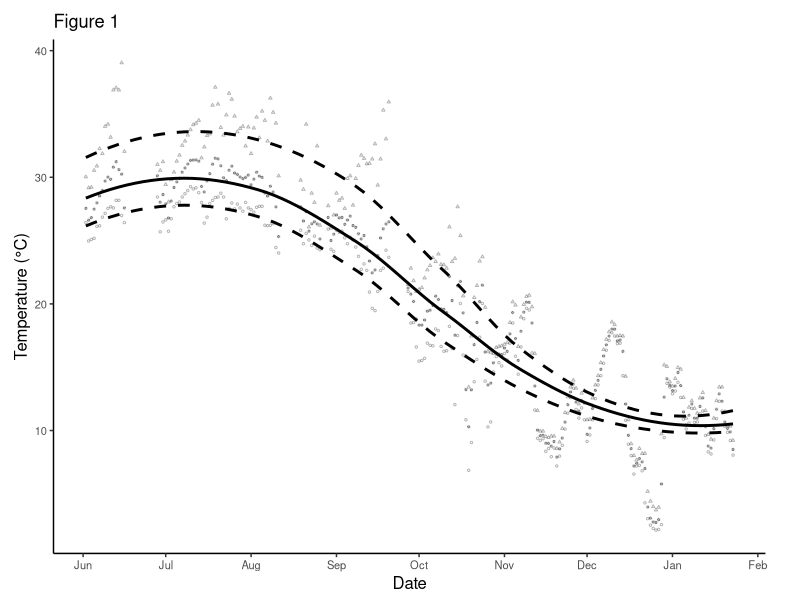
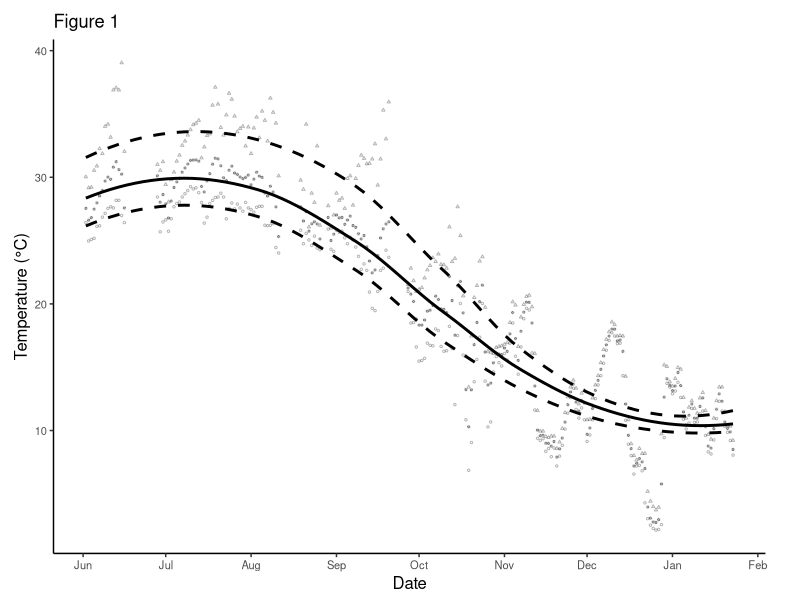

Source code (R) for these figures, in order:
library(tidyverse)
#Import data
datLog <- read.csv("Data/Data.logger2.csv")

#Reformat the date time variable
datLog <- mutate(datLog, date.time = mdy_hms(datLog$date.time))



#Calculate daily min, max, and avg temps
finalDf <- datLog%>%
  filter(X. %in% 1:4000 | X. %in% 7500:20150 | X. %in% 22500:24400 | X. %in% 25400:31760 | X. > 33800)%>%#remove dates logger wasn't submerged
  group_by(as.Date(date.time))%>%
  summarize(minTemp = min(temp),
            maxTemp = max(temp),
            meanTemp = mean(temp))%>%
  rename(date = "as.Date(date.time)")


#Plot
finalDf%>%
  #filter(X. %in% 1:4000 | X. %in% 7500:20150 | X. %in% 22500:24400 | X. %in% 25400:31760 | X. > 33800)%>%
  #filter(X. %in% 24400:25400) %>%
  ggplot(aes(x = date,y = meanTemp)) +
  geom_point(size = 0.5, alpha = 0.3) +
  geom_point(aes(y = minTemp), shape = 1, size = 0.5, alpha = 0.3) +
  geom_point(aes(y = maxTemp), shape = 2, size = 0.5, alpha = 0.3) +
  # geom_smooth(color = "#FFC107", fill = "#FFC107", alpha = 0.2) +
  # geom_smooth(aes(y = minTemp), color = "#1E88E5", fill = "#1E88E5", alpha = 0.2) +
  # geom_smooth(aes(y = maxTemp), color = "#D81B60", fill = "#D81B60", alpha = 0.2) +
  geom_smooth(color = "black", se = F) +
  geom_smooth(aes(y = minTemp), color = "black", linetype = "dashed", se = F) +
  geom_smooth(aes(y = maxTemp), color = "black", linetype = "dashed", se = F) +
  theme_classic() +
  labs(x = "Date", y = "Temperature (°C)") +
  theme(axis.title = element_text(size = 12),
        axis.text = element_text(size = 8),
        plot.margin = margin(t = 10, b = 5, l = 10, r = 25)) +
  scale_x_date(date_breaks = "1 month", date_labels = "%b") +
  ggtitle("Figure 1")

ggsave("Figures/figure1.pdf", width = 5, height = 4.1,
       dpi = 600)

 